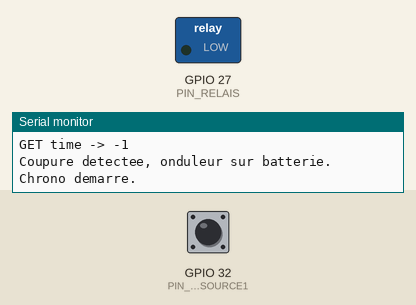
Bench run of a sketch on a simulated ESP32. On the bench: switched loads named in the sketch (green lamp = pin HIGH), the last lines printed to the serial monitor. The inputs (shaded band) are chosen by the test bench; at power-on: GPIO 32 (PIN_CAPTEUR_SOURCE1) HIGH. WiFi joins after 1.5 s; servers stay silent unless stated; uploads are accepted with an empty reply.

Above: at 4.5 s.
4.6 s: GPIO 32 (PIN_CAPTEUR_SOURCE1) pulled LOW for 1 s
7.1 s: GPIO 32 (PIN_CAPTEUR_SOURCE1) pulled LOW for 3.2 s
At 17.0 s:
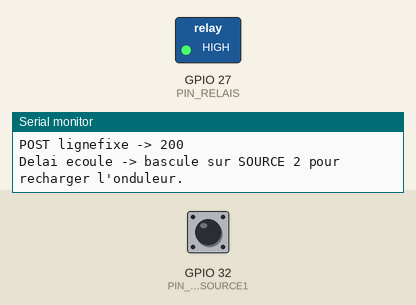
Timing chart, 0 to 18.5 s (numbered marks = the images above; inputs shaded):
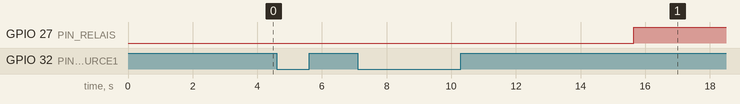

The sketch:

DetectionJIRAMA2.ino
```cpp
#include <SPI.h>
#include <EthernetENC.h>
#include <ArduinoHttpClient.h>
#include <ArduinoJson.h>

// --- Broches ---
constexpr int PIN_CAPTEUR_SOURCE1 = 32;   // collecteur du PC817 (INPUT_PULLUP)
constexpr int PIN_RELAIS          = 27;
constexpr int PIN_ENC_CS          = 5;    // chip select de l'ENC28J60 (VSPI)

// --- Niveaux logiques ---
constexpr int  NIVEAU_LIGNE_FIXE_ACTIF   = LOW;   // PC817 conducteur -> secteur présent
constexpr int  RELAIS_SOURCE_2     = HIGH;  // relais collé (NO)  -> Source 2
constexpr int  RELAIS_SOURCE_1     = LOW;   // relais au repos (NC) -> Source 1

// --- Temporisations ---
constexpr unsigned long MS_PAR_SECONDE        = 1000UL;
constexpr unsigned long MS_PAR_MINUTE         = 60UL * MS_PAR_SECONDE;
constexpr unsigned long DELAI_BASCULE_TEST_MS = 5UL * MS_PAR_SECONDE;
constexpr unsigned long DELAI_BASCULE_PROD_MS = 45UL * MS_PAR_MINUTE;

constexpr bool          MODE_TEST             = true;   // false en production

constexpr unsigned long DELAI_BASCULE_MS = MODE_TEST ? DELAI_BASCULE_TEST_MS : DELAI_BASCULE_PROD_MS;

// --- Détection ligneFixe 50Hz par l'octocoupleur ---
constexpr unsigned long FENETRE_DETECTION_US = 25000UL;  // un peu plus d'une période (20 ms)
constexpr unsigned int  PAS_ECHANTILLON_US   = 300;      // pas d'échantillonnage
constexpr unsigned long DELAI_CONFIRMATION_MS = 200;

// --- UART ---
constexpr unsigned long BAUDS_SERIE = 115200;

// --- Routes ---
constexpr const char* ROUTE_HEURE = "/api/esp32/time";
constexpr const char* ROUTE_LIGNE_FIXE = "/api/esp32/%s/lignefixe";

// --- Réseau ---
byte MAC_ESP32[] = {0x02, 0xAB, 0xCD, 0x00, 0x00, 0x0A};

const IPAddress IP_ESP32(192, 168, 5, 20);
const IPAddress IP_PASSERELLE(192, 168, 5, 1);
const IPAddress IP_DNS(192, 168, 5, 1);
const IPAddress MASQUE(255, 255, 255, 0);
const IPAddress IP_SERVEUR(192, 168, 5, 10);

constexpr uint16_t PORT_SERVEUR = 8081;
const char* ID_APPAREIL = "esp3201";
constexpr const char* CLE_API = "2383928049090209";

EthernetClient eth;
HttpClient http(eth, "192.168.5.10", PORT_SERVEUR);

// --- Codes HTTP attendus ---
constexpr int HTTP_OK      = 200;
constexpr int HTTP_CREATED = 201;
constexpr int HTTP_BAD_REQUEST = 400;

// --- Délais réseau ---
constexpr uint32_t         TIMEOUT_REPONSE_HTTP_MS = 2000;
constexpr unsigned long    INTERVALLE_RENVOI_MS    = 5UL * MS_PAR_SECONDE;
constexpr unsigned long    INTERVALLE_RESYNC_MS = 60UL * MS_PAR_MINUTE;

// --- JSON / formats ---
constexpr size_t TAILLE_JSON_HEURE      = 64;
constexpr size_t TAILLE_JSON_LIGNEFIXE  = 128;
constexpr size_t TAILLE_BUFFER_ISO      = 25;   // "YYYY-MM-DDTHH:MM:SSZ" + '\0'
constexpr size_t TAILLE_BUFFER_ROUTE    = 64;
constexpr const char* FORMAT_ISO_UTC    = "%Y-%m-%dT%H:%M:%SZ";

// --- File d'événements ---
constexpr uint8_t CAPACITE_FILE = 20;
constexpr time_t  EPOCH_INCONNU = 0;   // heure non synchronisée

// --- Heure (synchronisée sur le serveur) ---
time_t baseEpoch = EPOCH_INCONNU;
unsigned long baseMillis = 0;

time_t maintenant() { return baseEpoch != EPOCH_INCONNU ? baseEpoch + (millis() - baseMillis) / MS_PAR_SECONDE : EPOCH_INCONNU; }

void resynchroniser() {
  static unsigned long dernier = 0;
  if (millis() - dernier < INTERVALLE_RESYNC_MS) return;
  dernier = millis();
  syncHeure();
}

bool syncHeure() {
  http.get(ROUTE_HEURE);
  int code = http.responseStatusCode();
  String rep = http.responseBody();
  http.stop();
  Serial.print("GET time -> "); Serial.print(code); Serial.print(" "); Serial.println(rep); // DEBUG
  if (code != HTTP_OK) return false;
  JsonDocument doc;
  if (deserializeJson(doc, rep)) return false;
  time_t e = doc["epoch"].as<time_t>();
  if (e <= EPOCH_INCONNU) return false;        // champ absent ou nul -> PAS synchro
  baseEpoch = e;
  baseMillis = millis();
  return true;
}

// --- File d'evenements (conservés tant que le serveur est injoignable) ---
struct Evt { bool present; time_t epoch; };
Evt file[CAPACITE_FILE];
uint8_t nbEvt = 0;

void empiler(bool present) {
  if (nbEvt == CAPACITE_FILE) {                       // pleine : on jette le plus ancien
    memmove(&file[0], &file[1], (CAPACITE_FILE - 1) * sizeof(Evt));
    nbEvt = CAPACITE_FILE - 1;
  }
  file[nbEvt++] = { present, maintenant() };
}

int envoyer(bool present, time_t epoch) {
  JsonDocument doc;
  doc["present"] = present;
  if (epoch != EPOCH_INCONNU) {
    char buf[TAILLE_BUFFER_ISO];
    struct tm tm;
    time_t t = epoch;
    gmtime_r(&t, &tm);
    strftime(buf, sizeof(buf), FORMAT_ISO_UTC, &tm);
    doc["capturedAt"] = buf;
  }
  String body;
  serializeJson(doc, body);

  char route[TAILLE_BUFFER_ROUTE];
  snprintf(route, sizeof(route), ROUTE_LIGNE_FIXE, ID_APPAREIL);

  http.beginRequest();
  int err = http.post(route);
  if (err != HTTP_SUCCESS) {          // -1 = connexion impossible
    Serial.print("Connexion echouee, code "); Serial.println(err);
    http.stop();
    return err;
  }
  http.sendHeader("Content-Type", "application/json");
  http.sendHeader("Content-Length", body.length());
  // http.sendHeader("X-API-Key", CLE_API);   // seulement si vous avez activé la clé côté serveur
  http.beginBody();
  http.print(body);
  http.endRequest();

  int code = http.responseStatusCode();
  String rep = http.responseBody();   // ne plus jeter
  http.stop();
  Serial.print("POST lignefixe -> "); Serial.println(code);
  Serial.println(rep);
  return code;
}

void viderFile() {
  static unsigned long dernierEssai = 0;
  if (nbEvt == 0 || millis() - dernierEssai < INTERVALLE_RENVOI_MS) return;
  dernierEssai = millis();

  if (baseEpoch == EPOCH_INCONNU) syncHeure();
  int code = envoyer(file[0].present, file[0].epoch);
  //Serial.print("POST lignefixe -> "); Serial.println(code);

  if (code == HTTP_CREATED || code == HTTP_OK) {
    memmove(&file[0], &file[1], (nbEvt - 1) * sizeof(Evt));
    nbEvt--;
  }
}

// --- Détection secteur ---
bool secteurEnMarche() {
  unsigned long debut = micros();
  while (micros() - debut < FENETRE_DETECTION_US) {
    if (digitalRead(PIN_CAPTEUR_SOURCE1) == NIVEAU_LIGNE_FIXE_ACTIF) return true;
    delayMicroseconds(PAS_ECHANTILLON_US);
  }
  return false;
}

bool secteurFiltre() {
  static bool initialise = false;
  static bool etatStable = false;
  static unsigned long debutChangement = 0;

  bool brut = secteurEnMarche();
  if (!initialise) { etatStable = brut; initialise = true; return etatStable; }

  if (brut == etatStable) { debutChangement = 0; return etatStable; }
  if (debutChangement == 0) debutChangement = millis();
  if (millis() - debutChangement >= DELAI_CONFIRMATION_MS) {
    etatStable = brut;
    debutChangement = 0;
  }
  return etatStable;
}

// --- Logique relais ---
bool enPanne = false;
bool basculeFaite = false;
bool premierPassage = true;
bool etatPrecedent = false;
unsigned long debutCoupure = 0;

void setup() {
  Serial.begin(BAUDS_SERIE);
  pinMode(PIN_CAPTEUR_SOURCE1, INPUT_PULLUP);
  pinMode(PIN_RELAIS, OUTPUT);
  digitalWrite(PIN_RELAIS, RELAIS_SOURCE_1);

  Ethernet.init(PIN_ENC_CS);
  Ethernet.begin(MAC_ESP32, IP_ESP32, IP_DNS, IP_PASSERELLE, MASQUE);
  delay(1000);   // laisse l'ENC28J60 s'initialiser
  if (Ethernet.hardwareStatus() == EthernetNoHardware) Serial.println("ENC28J60 non detecte");
  if (Ethernet.linkStatus() == LinkOFF) Serial.println("Cable Ethernet debranche");

  Serial.print("Materiel: "); Serial.println(Ethernet.hardwareStatus());   // 0 = aucun module
  Serial.print("Lien: ");     Serial.println(Ethernet.linkStatus());       // 1 = ON, 2 = OFF
  Serial.print("IP: ");       Serial.println(Ethernet.localIP());

  if (eth.connect(IP_SERVEUR, PORT_SERVEUR)) {
    Serial.println("TCP vers le serveur: OK");
    eth.stop();
  } else {
  Serial.println("TCP vers le serveur: ECHEC");
}

  http.setHttpResponseTimeout(TIMEOUT_REPONSE_HTTP_MS);
  for (int i = 0; i < 3 && !syncHeure(); i++) delay(500);
}

void loop() {
  //bool secteurActif = secteurEnMarche();
  bool secteurActif = secteurFiltre();

  if (premierPassage || secteurActif != etatPrecedent) {
    empiler(secteurActif);
    etatPrecedent = secteurActif;
    premierPassage = false;
  }

  // CAS 1 : début de coupure
  if (!secteurActif && !enPanne) {
    enPanne = true;
    debutCoupure = millis();
    Serial.println("Coupure detectee, onduleur sur batterie. Chrono demarre.");
  }
  // CAS 2 : coupure trop longue -> Source 2 (une seule fois)
  if (enPanne && !basculeFaite && millis() - debutCoupure >= DELAI_BASCULE_MS) {
    digitalWrite(PIN_RELAIS, RELAIS_SOURCE_2);
    basculeFaite = true;
    Serial.println("Delai ecoule -> bascule sur SOURCE 2 pour recharger l'onduleur.");
  }
  // CAS 3 : retour du secteur
  if (secteurActif && enPanne) {
    enPanne = false;
    basculeFaite = false;
    digitalWrite(PIN_RELAIS, RELAIS_SOURCE_1);
    Serial.println("Source 1 de retour -> retour sur le reseau principal.");
  }

  viderFile();
  resynchroniser();
}
```

Measured:
- after the input at 7.1 s, GPIO 27 (PIN_RELAIS): LOW → HIGH after 8.5 s instead of 3.7 s
